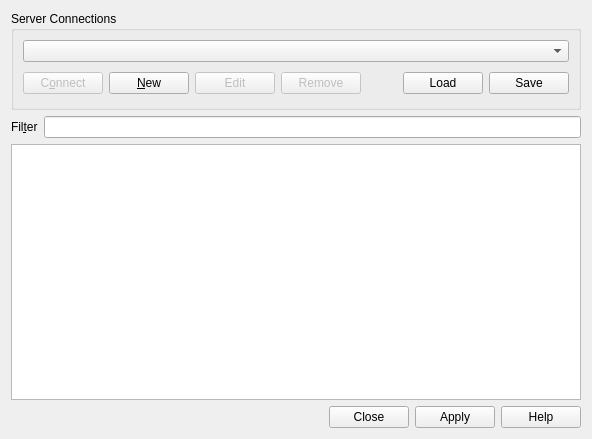
<?xml version="1.0" encoding="UTF-8"?>
<ui version="4.0">
 <class>ElasticSearchConnectionDialogBase</class>
 <widget class="QDialog" name="ElasticSearchConnectionDialogBase">
  <property name="geometry">
   <rect>
    <x>0</x>
    <y>0</y>
    <width>592</width>
    <height>439</height>
   </rect>
  </property>
  <property name="windowTitle">
   <string>Add Elasticsearch Layer</string>
  </property>
  <layout class="QGridLayout" name="gridLayout">
   <item row="2" column="0">
    <widget class="QTreeView" name="treeView">
     <property name="editTriggers">
      <set>QAbstractItemView::NoEditTriggers</set>
     </property>
     <property name="alternatingRowColors">
      <bool>true</bool>
     </property>
     <property name="selectionMode">
      <enum>QAbstractItemView::ExtendedSelection</enum>
     </property>
     <property name="sortingEnabled">
      <bool>true</bool>
     </property>
     <attribute name="headerVisible">
      <bool>true</bool>
     </attribute>
    </widget>
   </item>
   <item row="0" column="0">
    <widget class="QGroupBox" name="GroupBox1">
     <property name="title">
      <string>Server Connections</string>
     </property>
     <layout class="QGridLayout" name="gridLayout_2">
      <item row="0" column="0">
       <widget class="QComboBox" name="cmbConnections"/>
      </item>
      <item row="1" column="0">
       <layout class="QHBoxLayout" name="horizontalLayout">
        <item>
         <widget class="QPushButton" name="btnConnect">
          <property name="enabled">
           <bool>false</bool>
          </property>
          <property name="toolTip">
           <string>Connect to selected service</string>
          </property>
          <property name="text">
           <string>C&amp;onnect</string>
          </property>
         </widget>
        </item>
        <item>
         <widget class="QPushButton" name="btnNew">
          <property name="toolTip">
           <string>Create a new service connection</string>
          </property>
          <property name="text">
           <string>&amp;New</string>
          </property>
         </widget>
        </item>
        <item>
         <widget class="QPushButton" name="btnEdit">
          <property name="enabled">
           <bool>false</bool>
          </property>
          <property name="toolTip">
           <string>Edit selected service connection</string>
          </property>
          <property name="text">
           <string>Edit</string>
          </property>
         </widget>
        </item>
        <item>
         <widget class="QPushButton" name="btnDelete">
          <property name="enabled">
           <bool>false</bool>
          </property>
          <property name="toolTip">
           <string>Remove connection to selected service</string>
          </property>
          <property name="text">
           <string>Remove</string>
          </property>
         </widget>
        </item>
        <item>
         <spacer>
          <property name="orientation">
           <enum>Qt::Horizontal</enum>
          </property>
          <property name="sizeType">
           <enum>QSizePolicy::Expanding</enum>
          </property>
          <property name="sizeHint" stdset="0">
           <size>
            <width>171</width>
            <height>30</height>
           </size>
          </property>
         </spacer>
        </item>
        <item>
         <widget class="QPushButton" name="btnLoad">
          <property name="toolTip">
           <string>Load connections from file</string>
          </property>
          <property name="text">
           <string>Load</string>
          </property>
         </widget>
        </item>
        <item>
         <widget class="QPushButton" name="btnSave">
          <property name="toolTip">
           <string>Save connections to file</string>
          </property>
          <property name="text">
           <string>Save</string>
          </property>
         </widget>
        </item>
       </layout>
      </item>
     </layout>
    </widget>
   </item>
   <item row="1" column="0">
    <layout class="QHBoxLayout" name="horizontalLayoutFilter">
     <item>
      <widget class="QLabel" name="labelFilter">
       <property name="enabled">
        <bool>true</bool>
       </property>
       <property name="text">
        <string>Fil&amp;ter</string>
       </property>
       <property name="buddy">
        <cstring>lineFilter</cstring>
       </property>
      </widget>
     </item>
     <item>
      <widget class="QLineEdit" name="lineFilter">
       <property name="enabled">
        <bool>true</bool>
       </property>
       <property name="toolTip">
        <string>Display indices containing this word in their name</string>
       </property>
       <property name="whatsThis">
        <string>Display indices containing this word in their name</string>
       </property>
      </widget>
     </item>
    </layout>
   </item>
   <item row="5" column="0">
    <widget class="QDialogButtonBox" name="buttonBox">
     <property name="orientation">
      <enum>Qt::Horizontal</enum>
     </property>
     <property name="standardButtons">
      <set>QDialogButtonBox::Apply|QDialogButtonBox::Close|QDialogButtonBox::Help</set>
     </property>
    </widget>
   </item>
<!--
   <item row="4" column="0">
    <widget class="QGroupBox" name="gbCRS">
     <property name="title">
      <string>Coordinate Reference System</string>
     </property>
     <layout class="QHBoxLayout">
      <property name="spacing">
       <number>6</number>
      </property>
      <property name="leftMargin">
       <number>9</number>
      </property>
      <property name="topMargin">
       <number>9</number>
      </property>
      <property name="rightMargin">
       <number>9</number>
      </property>
      <property name="bottomMargin">
       <number>9</number>
      </property>
      <item>
       <widget class="QLabel" name="labelCoordRefSys">
        <property name="text">
         <string/>
        </property>
       </widget>
      </item>
      <item>
       <spacer>
        <property name="orientation">
         <enum>Qt::Horizontal</enum>
        </property>
        <property name="sizeType">
         <enum>QSizePolicy::Expanding</enum>
        </property>
        <property name="sizeHint" stdset="0">
         <size>
          <width>441</width>
          <height>23</height>
         </size>
        </property>
       </spacer>
      </item>
      <item>
       <widget class="QPushButton" name="btnChangeSpatialRefSys">
        <property name="enabled">
         <bool>false</bool>
        </property>
        <property name="text">
         <string>Change…</string>
        </property>
       </widget>
      </item>
     </layout>
    </widget>
   </item>
-->
  </layout>
 </widget>
 <tabstops>
  <tabstop>cmbConnections</tabstop>
  <tabstop>btnConnect</tabstop>
  <tabstop>btnNew</tabstop>
  <tabstop>btnEdit</tabstop>
  <tabstop>btnDelete</tabstop>
  <tabstop>btnLoad</tabstop>
  <tabstop>btnSave</tabstop>
  <tabstop>lineFilter</tabstop>
  <tabstop>treeView</tabstop>
  <!--
  <tabstop>btnChangeSpatialRefSys</tabstop>
  -->
 </tabstops>
 <resources/>
 <connections/>
</ui>
